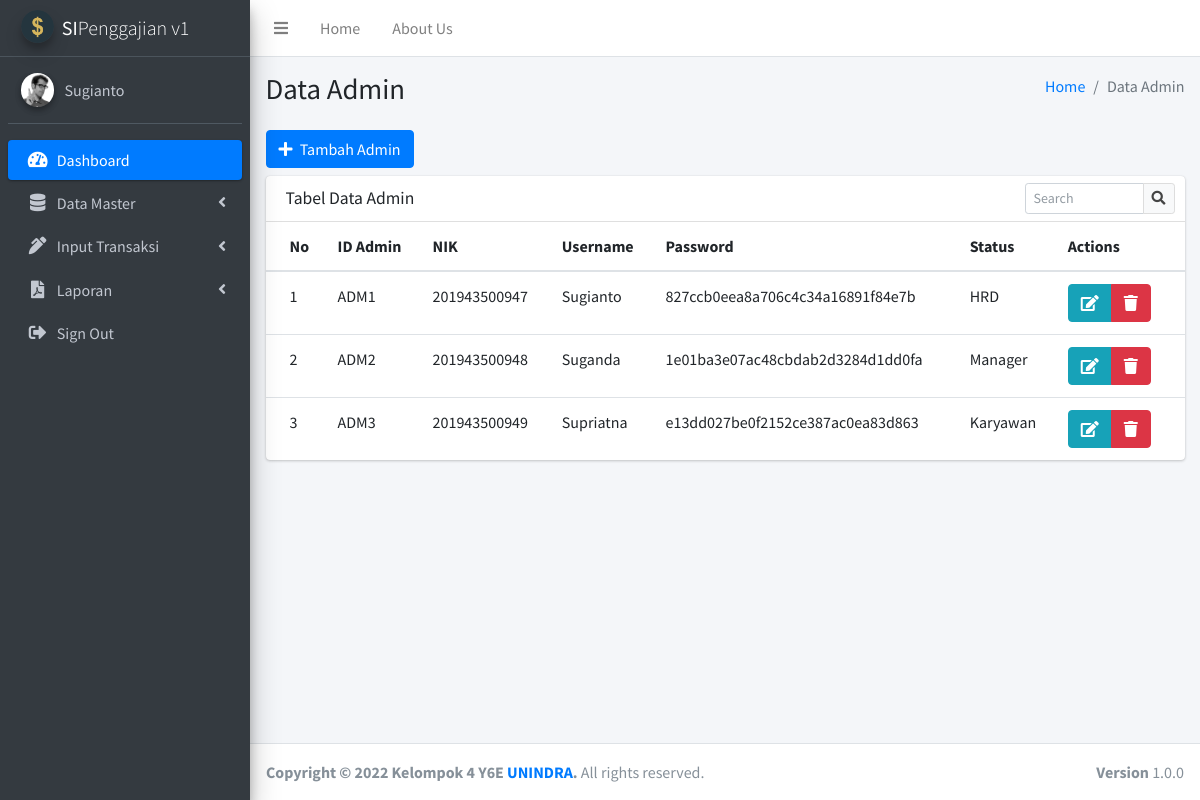
Page /data_master/data_admin.php (signed in) on the committed database.
### tables this page shows
CREATE TABLE `karyawan` (
  `nik` varchar(15) NOT NULL,
  `id_jabatan` varchar(15) NOT NULL,
  `nama_karyawan` varchar(30) NOT NULL,
  `alamat` varchar(150) NOT NULL,
  `jenis_kelamin` varchar(30) NOT NULL,
  `no_telepon` varchar(15) NOT NULL,
  `ptkp` varchar(30) NOT NULL,
  `npwp` varchar(30) NOT NULL,
  `foto` varchar(50) NOT NULL,
  `tanggal_masuk` date NOT NULL,
  `tanggal_keluar` date NOT NULL
);

### data_master/data_admin.php (the view, shortened to what this page needs)
<?php
  require_once "../functions.php";
?>
<!DOCTYPE html>
<html lang="en">
<head>
  <?php include "../contents/headscript.php"; ?>
</head>
<body class="hold-transition sidebar-mini">
<div class="wrapper">
  <?php include "../contents/navbar.php"; ?>
  <?php include "../contents/sidebar.php"; ?>
  <div class="content-wrapper">
    <section class="content-header">
      <div class="container-fluid">
        <div class="row mb-2">
          <div class="col-sm-6">
            <h1>Data Admin</h1>
          </div>
          <div class="col-sm-6">
            <ol class="breadcrumb float-sm-right">
              <li class="breadcrumb-item"><a href="#">Home</a></li>
              <li class="breadcrumb-item active">Data Admin</li>
            </ol>
          </div>
        </div>
      </div>
    </section>
    <section class="content">
      <div class="container-fluid">
        <div class="row mb-2">
          <div class="col-12">
            <button type="button" class="btn btn-primary" id="tambahAdmin"><i class="fa fa-plus mr-1"></i> Tambah Admin</button>
          </div>
        </div>
        <div class="row">
          <div class="col-12">
            <div class="card">
              <div class="card-header">
                <h3 class="card-title">Tabel Data Admin</h3>
                <div class="card-tools">
                  <div class="input-group input-group-sm" style="width: 150px;">
                    <input type="text" id="kata_kunci" name="kata_kunci" class="form-control float-right" placeholder="Search">
                    <div class="input-group-append">
                      <button type="submit" class="btn btn-default">
                        <i class="fas fa-search"></i>
                      </button>
                    </div>
                  </div>
                </div>
              </div>
              <div class="card-body table-responsive p-0">
                <table class="table table-hover text-nowrap">
                  <thead>
                    <tr>
                      <th>No</th>
                      <th>ID Admin</th>
                      <th>NIK</th>
                      <th>Username</th>
                      <th>Password</th>
                      <th>Status</th>
                      <th>Actions</th>
                    </tr>
                  </thead>
                  <tbody id="hasil_pencarian">
                    <?php
                      $conn = open_connection();
                      $query = "SELECT * FROM admin";
                      $hasil = mysqli_query($conn, $query);
                      $i = 1;
                      while($row = mysqli_fetch_assoc($hasil) ){
                        $query_k = "SELECT * FROM karyawan WHERE nik = '$row[nik]'";
                        $hasil_k = mysqli_query($conn, $query_k);
                        $row_k = mysqli_fetch_assoc($hasil_k);
                        echo "<tr>";
                        echo "<td>".$i++."</td>";
                        echo "<td>$row[id_admin]</td>";
                        echo "<td>$row[nik]</td>";
                        echo "<td>$row[username]</td>";
                        echo "<td>$row[password]</td>";
                        echo "<td>$row[status]</td>";
                        echo "<td>
                        <div class='btn-group'>
                          <a href='#' onclick='edit_admin(".'"'."$row[id_admin]".'","'."$row_k[nama_karyawan]".'","'."$row[nik]".'","'."$row[username]".'","'."$row[password]".'","'."$row[status]".'"'.")' class='btn btn-info'><i class='fas fa-edit'></i></a>
                          <a onclick='konfirmasi()' href='hapus_admin.php?id_admin=$row[id_admin]' class='btn btn-danger'><i class='fas fa-trash'></i></a>
                        </div>
                        </td>";
                        echo "</tr>";
                      }
                    ?>
                  </tbody>
                </table>
              </div>
            </div>
          </div>
        </div>
      </div>
    </section>
  </div>
  <?php include "../contents/footer.php"; ?>
</div>
</body>
</html>

### contents/sidebar.php (shortened to what this page needs)
<aside class="main-sidebar sidebar-dark-primary elevation-4">
  <a href="<?= BASE_URL ?>" class="brand-link">
    <img src="<?= BASE_URL ?>dist/img/logo.png" alt="SIPenggajian Logo" class="brand-image img-circle elevation-3" style="opacity: .8">
    <span class="brand-text font-weight-light"><b>SI</b>Penggajian v1</span>
  </a>
  <div class="sidebar">
    <div class="user-panel mt-3 pb-3 mb-3 d-flex">
      <div class="image">
        <img src="<?= BASE_URL ?>dist/uploads/<?php get_data_login('foto'); ?>" class="img-circle elevation-2" alt="User Image">
      </div>
      <div class="info">
        <a href="#" class="d-block"><?php get_data_login('nama_karyawan'); ?></a>
      </div>
    </div>
    <nav class="mt-2">
      <ul class="nav nav-pills nav-sidebar flex-column" data-widget="treeview" role="menu" data-accordion="false">
        <li class="nav-item">
          <a href="<?= BASE_URL ?>" class="nav-link active">
            <i class="nav-icon fas fa-tachometer-alt"></i>
            <p>
              Dashboard
            </p>
          </a>
        </li>
        <li class="nav-item">
          <?php hak_master(); ?>
            <i class="nav-icon fas fa-database"></i>
            <p>
              Data Master
              <?php ket_hak_master(); ?>
            </p>
          </a>
        </li>
        <li class="nav-item">
          <a href="#" class="nav-link">
            <i class="nav-icon fas fa-pen-alt"></i>
            <p>
              Input Transaksi
              <i class="right fas fa-angle-left"></i>
            </p>
          </a>
        </li>
        <li class="nav-item">
          <?php hak_laporan(); ?>
            <i class="nav-icon fas fa-file-pdf"></i>
            <p>
              Laporan
              <?php ket_hak_laporan(); ?>
            </p>
          </a>
        </li>
        <li class="nav-item">
          <a href="<?= BASE_URL ?>logout.php" onclick="return confirm('Yakin ingin keluar?')" class="nav-link">
            <i class="nav-icon fas fa-sign-out-alt"></i>
            <p>
              Sign Out
            </p>
          </a>
        </li>
      </ul>
    </nav>
  </div>
</aside>

### functions.php (shortened to what this page needs)
<?php
function get_data_login($data){
	$conn = open_connection();
	$username = $_SESSION['username'];
	$query = "SELECT * FROM karyawan k JOIN admin a ON a.username = '$username' AND k.nik = a.nik";
	$hasil = mysqli_query($conn, $query);
	$row = mysqli_fetch_assoc($hasil);
	echo $row[$data];
}
function hak_master(){
	$conn = open_connection();
	$username = $_SESSION['username'];
	$query = "SELECT * FROM admin WHERE username = '$username'";
	$hasil = mysqli_query($conn, $query);
	$row = mysqli_fetch_assoc($hasil);
	if ($row['status'] == 'HRD'){
		echo '<a href="#" class="nav-link">';
	}
}
function ket_hak_master(){
	$conn = open_connection();
	$username = $_SESSION['username'];
	$query = "SELECT * FROM admin WHERE username = '$username'";
	$hasil = mysqli_query($conn, $query);
	$row = mysqli_fetch_assoc($hasil);
	if ($row['status'] == 'HRD'){
		echo '<i class="right fas fa-angle-left"></i>';
	}
}
function hak_laporan(){
	$conn = open_connection();
	$username = $_SESSION['username'];
	$query = "SELECT * FROM admin WHERE username = '$username'";
	$hasil = mysqli_query($conn, $query);
	$row = mysqli_fetch_assoc($hasil);
	if ($row['status'] == 'HRD'){
		echo '<a href="#" class="nav-link">';
	}
}
function ket_hak_laporan(){
	$conn = open_connection();
	$username = $_SESSION['username'];
	$query = "SELECT * FROM admin WHERE username = '$username'";
	$hasil = mysqli_query($conn, $query);
	$row = mysqli_fetch_assoc($hasil);
	if ($row['status'] == 'HRD'){
		echo '<i class="right fas fa-angle-left"></i>';
	}
}
?>

### rows in the picture
karyawan: foto (picture), nama_karyawan "Sugianto"

### other values in the picture
$row[id_admin] "ADM1"
$row[nik] "201943500947"
$row[username] "Sugianto"
$row[password] "827ccb0eea8a706c4c34a16891f84e7b"
$row[status] "HRD"
$row[id_admin] "ADM2"
$row[nik] "201943500948"
$row[username] "Suganda"
$row[password] "1e01ba3e07ac48cbdab2d3284d1dd0fa"
$row[status] "Manager"
$row[id_admin] "ADM3"
$row[nik] "201943500949"
$row[username] "Supriatna"
$row[password] "e13dd027be0f2152ce387ac0ea83d863"
$row[status] "Karyawan"
